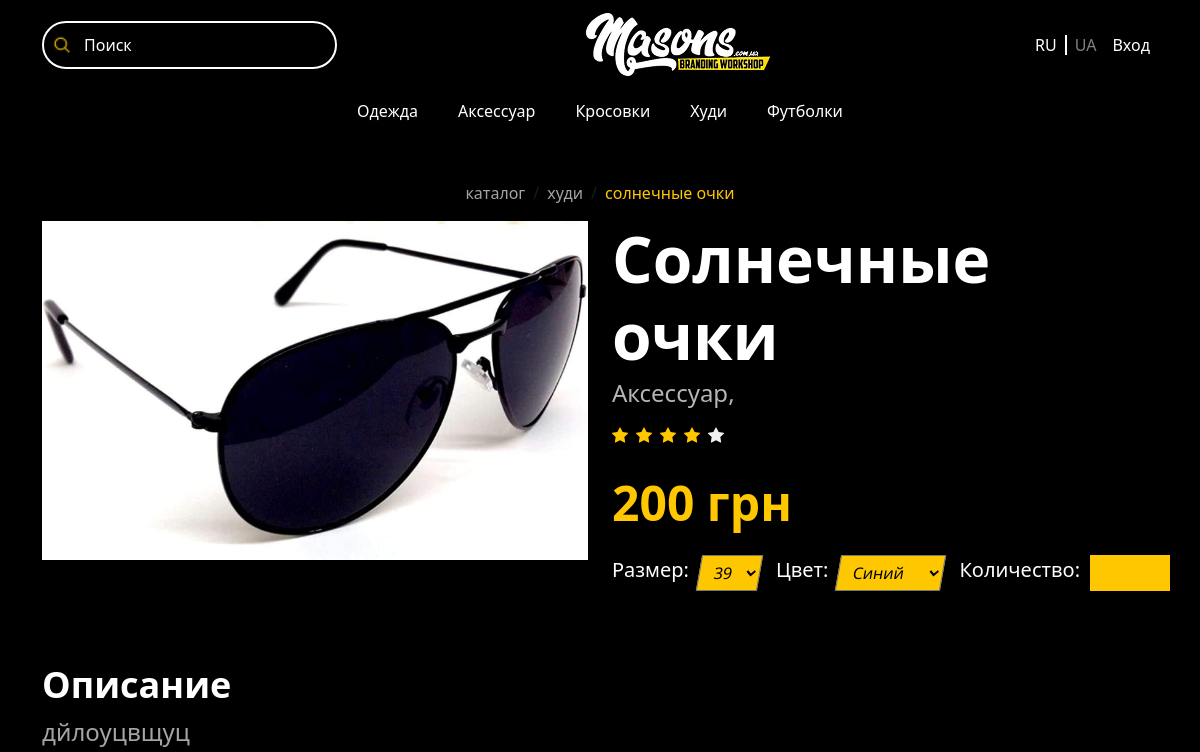
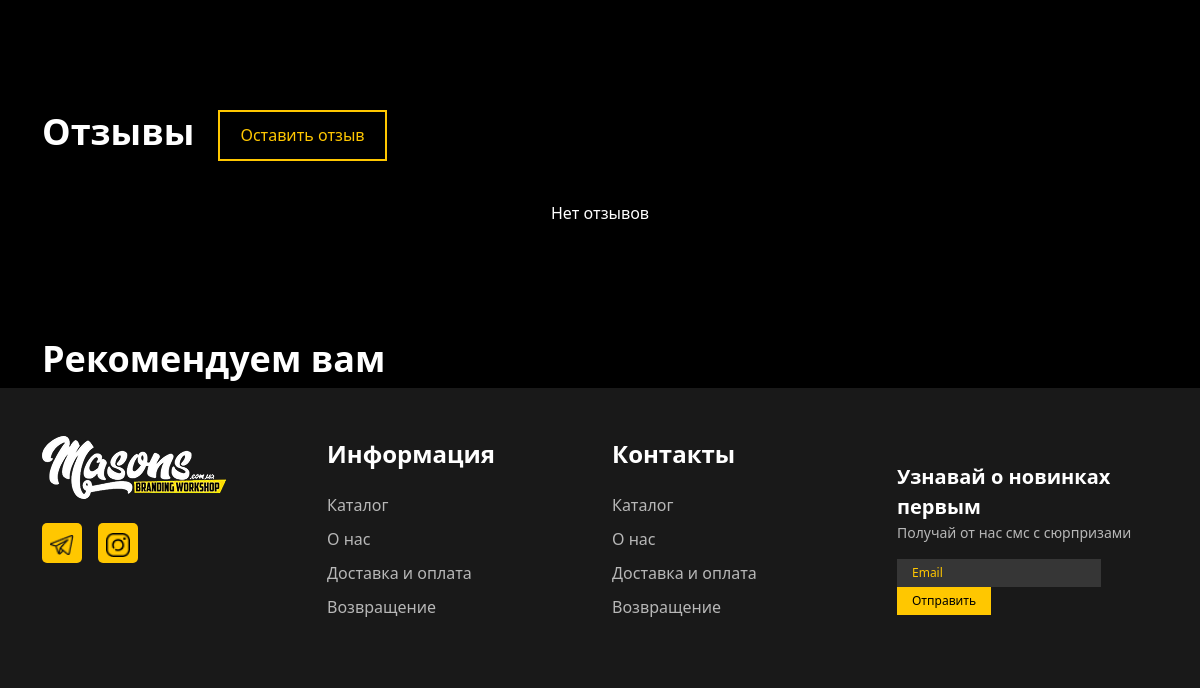
Page /detail/2 on the earlier database version (2 pictures, top to bottom).
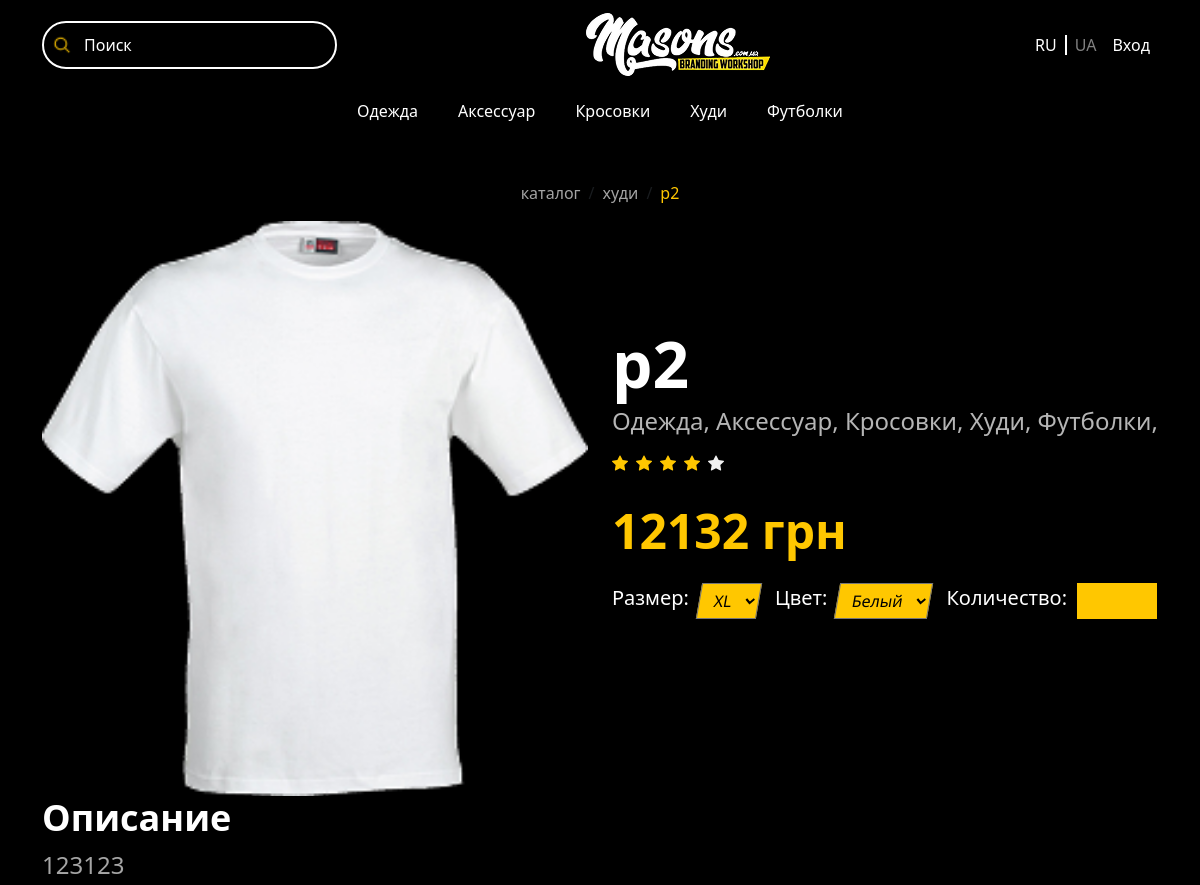
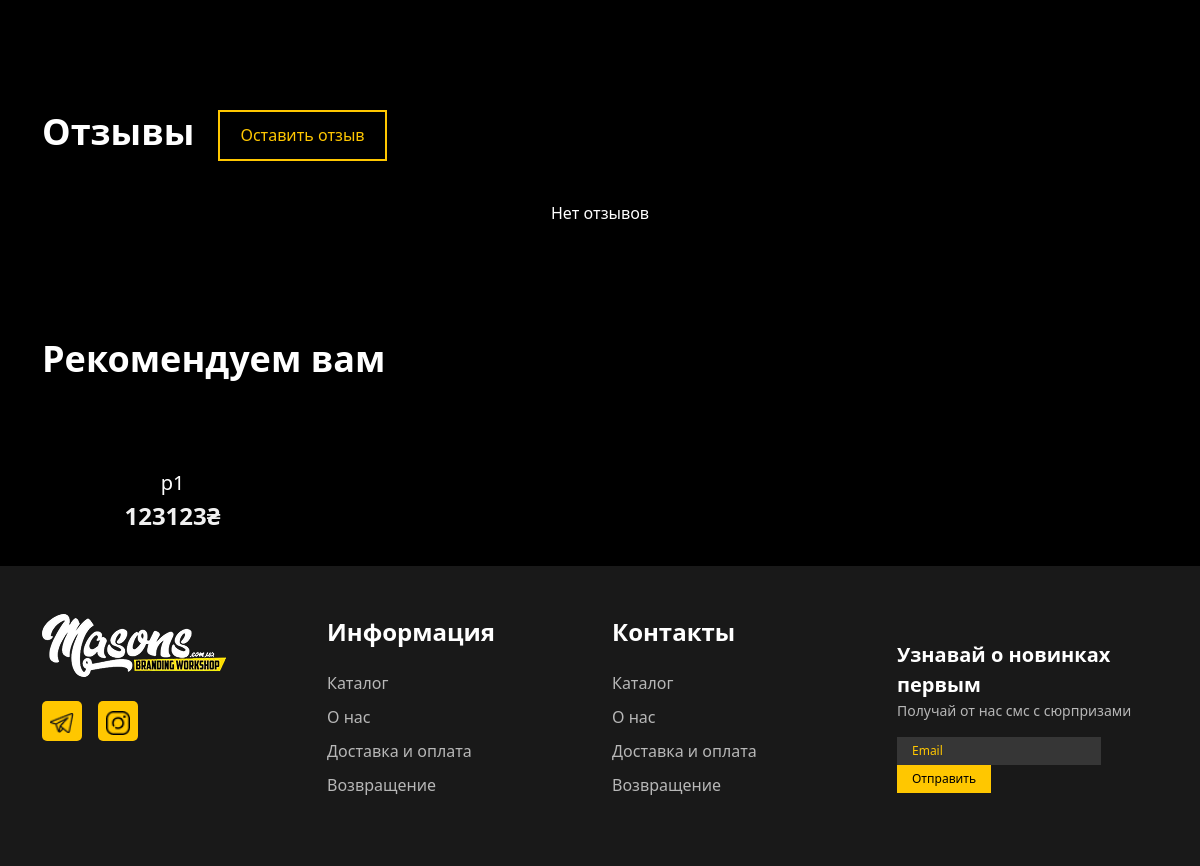
Same page on the later database version (2 pictures, top to bottom).
### products/models.py (models this page shows, shortened)
class TagsModel(models.Model):
    tag_name = models.CharField(max_length=50)
    def __str__(self):
        return self.tag_name

class ProdutsModel(models.Model):
    name = models.CharField(max_length=100)
    img = models.ImageField(upload_to='products/')
    description = models.TextField(max_length=500)
    price = models.PositiveIntegerField()
    tags = models.ManyToManyField(TagsModel)
    colors = models.ManyToManyField(ColorsModel)
    sizes = models.ManyToManyField(SizesModel)
    updated_at = models.DateTimeField(auto_now=True)
    created_at = models.DateTimeField(auto_now_add=True)

### main/views.py (the view)
# urls.py: path('detail/<int:id>', detail_view, name='detail'),
def detail_view(request, id):
    product = ProdutsModel.objects.get(id=id)
    recomendations = list(ProdutsModel.objects.filter(tags__in=product.tags.all()).exclude(id=product.id).distinct())
    random.shuffle(recomendations)
    context = {
        'product': product,
        'recomendations': recomendations[:4],
        'comments': CommentsModel.objects.filter(product=product).order_by('-id')
    }
    return render(request, 'detail.html', context)

### main/templatetags/custom_tags.py (called while the page is built)
@register.simple_tag
def category_tags():
    return TagsModel.objects.all()

### templates/detail.html (shortened to what the changed rows need)
{% extends 'base.html' %}
{% load static %}
{% block content %}
  {% include 'components/category-nav.html' %}
  <div class="content">
    <div class="container">
      <nav aria-label="breadcrumb" class="justify-content-center d-flex mybreadcrumb mt-5">
        <ol class="breadcrumb">
          <li class="breadcrumb-item active" aria-current="page">
            <a href="">{{ product.name }}</a>
          </li>
        </ol>
      </nav>
      <div class="row product-detail">
        <div class="col-6">
          <img class="img-fluid w-100" src="{{ product.img.url }}" alt="" />
        </div>
        <div class="col-6 d-flex flex-column justify-content-center pb-4">
          <h3 class="name mb-0">{{ product.name }}</h3>
          <p class="tags">
            {% for tag in product.tags.all %}
              {{ tag }},
            {% endfor %}
          </p>
          <div class="rating d-flex gap-2">
          </div>
          <p class="price mt-4">{{ product.price }} грн</p>
          <form method="post" action="{% url 'cart:add_cart' id=product.id %}" class="filter-form">
            <div class="d-flex gap-3">
              <div class="d-flex">
                <label for="">Размер:</label>
                <select name="size" id="">
                  {% for size in product.sizes.all %}
                    <option value="{{ size.id }}">{{ size.size_name }}</option>
                  {% endfor %}
                </select>
              </div>
              <div class="d-flex">
                <label for="">Цвет:</label>
                <select name="color" id="">
                  {% for color in product.colors.all %}
                    <option value="{{ color.id }}">{{ color.color_name }}</option>
                  {% endfor %}
                </select>
              </div>
            </div>
          </form>
        </div>
        <div class="col-12">
          <h5 class="desc-title">Описание</h5>
          <p class="decription">{{ product.description }}</p>
        </div>
      </div>
      <div class="row recommandations mt-5 pt-5">
        {% for pr in recomendations %}
          <div class="col-3 p-3 product">
            <a href="{% url 'main:detail' id=pr.id %}">
              <div class="p-4 pb-2">
              </div>
              <p class="product-name text-center mt-2 mb-0">{{ pr.name }}</p>
              <p class="product-price text-center">{{ pr.price }}₴</p>
            </a>
          </div>
        {% endfor %}
      </div>
    </div>
  </div>
{% endblock %}

### templates/components/category-nav.html
{% load custom_tags %}
{% category_tags as tags %}
<div>
    <ul class="cat-nav list-unstyled d-flex justify-content-center mb-0">
        {% for tag in tags %}
        <li class="{% if category.id == tag.id %}active{%endif%}"><a class="p-2 d-inline-block" href="{% url 'main:category' id=tag.id %}">{{tag.tag_name}}</a></li>
        {% endfor %}
    </ul>
</div>

Differences in the rows shown:
now on one of the page's lists (row unchanged): TagsModel: tag_name "Одежда"
now on one of the page's lists (row unchanged): TagsModel: tag_name "Кросовки"
now on one of the page's lists (row unchanged): TagsModel: tag_name "Худи"
now on one of the page's lists (row unchanged): TagsModel: tag_name "Футболки"
changed ProdutsModel (number 1 of 2 on the later page): name "солнечные очки" → "p2"; img: a different picture; name "Солнечные очки" → "p2"; price "200" → "12132"; description "дйлоуцвщуц" → "123123"
now on this page (row edited): ProdutsModel: name "p1", price "123123"
Other differences:
form field size: "39" → "XL"
form field color: "Синий" → "Белый"
